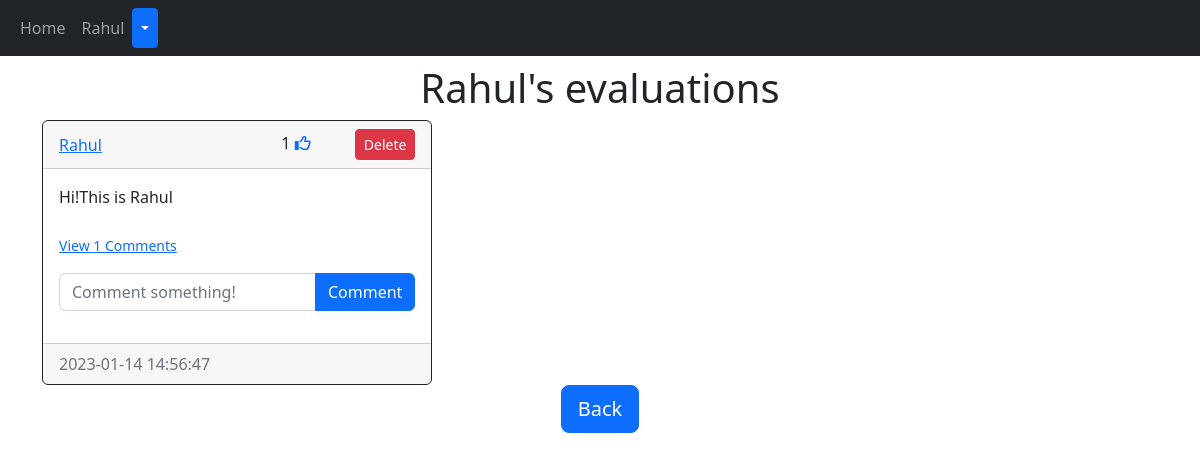
/posts/Rahul (signed in), run on the app's committed database.
### application/models.py (models this page shows)
class User(db.Model, UserMixin):
    id = db.Column(db.Integer,primary_key=True)
    email = db.Column(db.String(150),unique=True)
    username = db.Column(db.String(150),unique=True)
    password = db.Column(db.String(150))
    date_created = db.Column(db.DateTime(timezone=True),default=func.now())
    posts =  db.relationship("Post", backref="user",cascade="all, delete")
    comments =  db.relationship("Comment", backref="user",cascade="all, delete")
    likes =  db.relationship("Like", backref="user",cascade="all, delete")
    followers = db.relationship("Follower", foreign_keys=[Follower.user_id], backref="followed_user", lazy="dynamic")
    following = db.relationship("Follower", foreign_keys=[Follower.follower_id], backref="follower", lazy="dynamic")

class Post(db.Model):
    id = db.Column(db.Integer,primary_key=True)
    text =db.Column(db.Text,nullable=False)
    date_created = db.Column(db.DateTime(timezone=True),default=func.now())
    author = db.Column(db.Integer,db.ForeignKey('user.id'),nullable = False)
    comments =  db.relationship("Comment", backref="post",cascade="all, delete")
    likes =  db.relationship("Like", backref="post",cascade="all, delete")

### application/views.py (the view)
@views.route("/posts/<username>")
@login_required
def post(username):
    user = User.query.filter_by(username=username).first()
    if not user:
        flash("No with that username exist", category="error")
        redirect(url_for('views.home'))
    posts = user.posts
    user_id = user.id
    following = Follower.query.filter_by(
        user_id=user.id, follower_id=current_user.id).first()
    return render_template("posts.html", user=current_user, posts=posts, username=username, User=User, following=following, user_id=user_id)

### app.py (called while the page is built)
def create_app():
    app = Flask(__name__)
    app.config['SECRET_KEY'] = "perfetchworld"
    app.config['SQLALCHEMY_DATABASE_URI'] = "sqlite:///database.db"
    app.config['SQLALCHEMY_TRACK_MODIFICATIONS'] = False
    db.init_app(app)
    app.app_context().push()
    app.register_blueprint(views,url_prefix="/")
    app.register_blueprint(authentication,url_prefix="/")
    create_database(app)
    login_manager = LoginManager()
    login_manager.login_view = "authentication.log_in"
    login_manager.init_app(app)
    @login_manager.user_loader
    def load_user(id):
        return User.query.get(int(id))
    return app

### templates/posts.html (shortened to what this page needs)
{% extends "posts_div.html" %}
{% block header %}
<h1 align="center">{{ username }}'s evaluations</h1>
<div style="
display: flex;
justify-content: space-betw
</div>
{% endblock %}
{% block footer %}
<div align="center">
    <a href="\home"><button type="button" class="btn btn-primary btn-lg">Back</button></a>
</div>
{% endblock %}

### templates/posts_div.html (shortened to what this page needs)
{% extends "nav.html" %} {% block title %}Hotel comments analysis{% endblock %} {% block content
%}
<h1 align="center">{% block header %}Hotel comments analysis{% endblock %}</h1>
<div id="posts">
  {% for post in posts %}
  <div class="card border-dark">
    <div class="card-header d-flex justify-content-between align-items-center">
      <a href="/posts/{{post.user.username}}">{{post.user.username}}</a>
      <div>
        {{post.likes|length}}
        <a href="/like-post/{{post.id}}"><i class="fa-regular fa-thumbs-up"></i></a>
        {% if user.id == post.author %}
        <div class="btn-group" style="margin-left: 40PX;">
          <a href="/delete-post/{{post.id}}"><button type="button" class="btn btn-sm btn-danger" > Delete</button></a>
        </div>
        {% endif %}
      </div>
    </div>
    <div class="card-body">
      <div class="card-text">{{post.text}}</div>
      <br />
      <p class="card-text">
        {% if post.comments|length > 0 %}
        <a data-bs-toggle="collapse" href="#comments-{{post.id}}" role="button">
          <small>View {{post.comments|length}} Comments</small>
        </a>
        {% else %}
        <small class="text-muted">No Comments</small>
        {% endif %}
      </p>
      <form class="input-group mb-3" method="POST" action="/create-comment/{{post.id}}">
        <input type="text" id="text" name="text" class="form-control" placeholder="Comment something!" />
        <button type="submit" class="btn btn-primary">Comment</button>
      </form>
    </div>
    <div class="card-footer text-muted">{{post.date_created}}</div>
  </div>
  <br />{% endfor %}
</div>
{% block footer %}{% endblock %} {% endblock %}

### templates/nav.html (shortened to what this page needs)
<!DOCTYPE html>
<html lang="en">
<head>
  <link href="https://cdn.jsdelivr.net/npm/bootstrap@5.2.3/dist/css/bootstrap.min.css" rel="stylesheet"
>
</head>
<body>
  <nav class="navbar navbar-expand-lg navbar-dark bg-dark">
    <div class="container-fluid">
      <div class="collapse navbar-collapse" id="navbar">
        <div class="navbar-nav">
          <a class="nav-item nav-link" href="/home">Home</a>
          {% if user.is_authenticated %}
          <a class="nav-item nav-link">{{user.username}}</a>
          <div class="btn-group">
            <button type="button" class="btn btn-sm btn-primary dropdown-toggle" data-bs-toggle="dropdown"></button>
          </div>
          {% else %}
          <a class="nav-item nav-link" href="/login">Login</a>
          <a class="nav-item nav-link" href="/sign-up">Sign Up</a>
          {% endif %}
        </div>
      </div>
    </div>
  </nav>
  <div class="container">{% block content %}{% endblock %}<div>
</body>
</html>

### data on the page
User: username "Rahul"
Post: user.username "Rahul", likes|length "1", text "Hi!This is Rahul", comments|length "1", date_created "2023-01-14 14:56:47"
